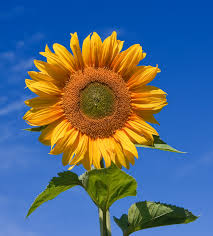
#> input picture img/sunflower.jpg, 213 x 236 px
$ python cannyEdge.py
#> lines starting #> are read from the running program, lines starting #| are printed output that depends on the picture; after the words box and inside, x2 and y2 are one past the last pixel; in counts of white or black regions, pixels touching at a corner belong together
import cv2 as cv
import numpy as np
from matplotlib import pyplot as plt


def canny():
    '''
    The Canny edge detection algorithm is composed
                      of 5 steps:

    1. Noise Reduction
    2. Gradient Calculation
    3. Non-maximum Suppressions
    4. Double threshold
    5. Edge Tracking by Hysteresis
    '''
    img = cv.imread("./img/sunflower.jpg", 0)
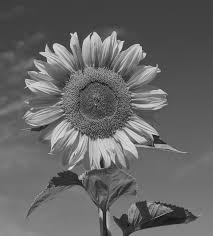
#> img: shape (236, 213); min 5, max 232, mean 102.4
    canny = cv.Canny(img, 150, 200)
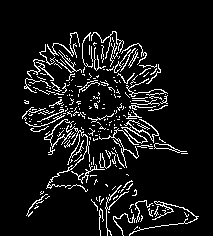
#> canny: shape (236, 213); 8.6% white in thin lines or dots, all inside (x1, y1, x2, y2) = (22, 31, 199, 236)

    title = ["Original Image", "Canny"]
    images = [img, canny]

    for i in range(len(images)):
        plt.subplot(2, 2, i+1), plt.imshow(images[i], 'gray')
        plt.title(title[i])
        plt.xticks([]), plt.yticks([])
#> this loop made 2 passes

    plt.show()
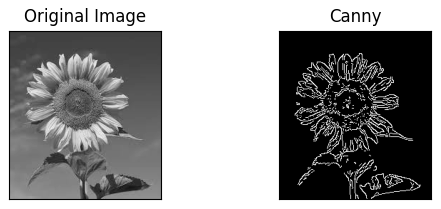
#> figure drawn by matplotlib, 2 panels


if __name__ == '__main__':
    canny()

$ run again, with img/apple.jpg copied over img/sunflower.jpg
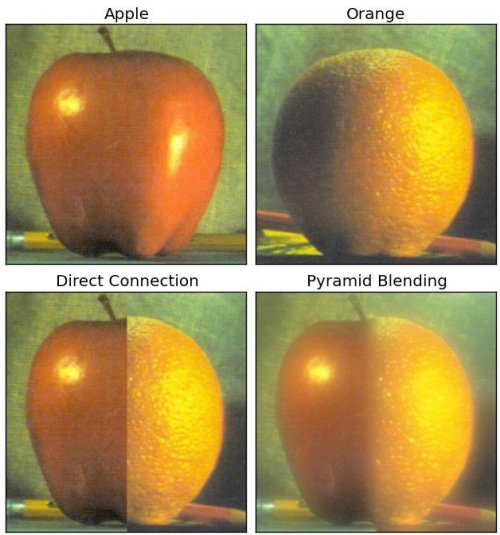
#> input picture img/apple.jpg, 500 x 535 px
#> in canny, `canny = cv.Canny(img, 150, 200)`:
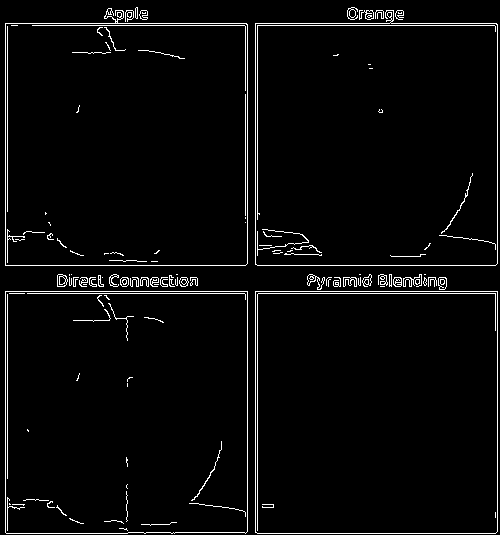
#> canny: shape (535, 500); 3.4% white in thin lines or dots
#> the loop in canny, `for i in range(len(images)):` made 2 passes
#> in canny, `plt.show()`:
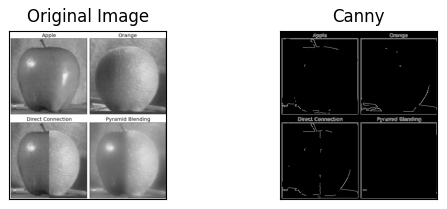
#> figure drawn by matplotlib, 2 panels
